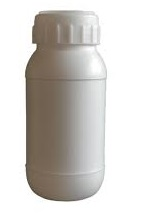
#> input picture img/bottle.jpg, 146 x 217 px, found by its file name
$ python main.py
#> lines starting #> are read from the running program, lines starting #| are printed output that depends on the picture; after the words box and inside, x2 and y2 are one past the last pixel; in counts of white or black regions, pixels touching at a corner belong together
import cv2
import pandas as pd
import numpy as np

scr_color = cv2.imread('img\\bottle.jpg')
#> scr_color is the input picture: shape (217, 146, 3); mean B, G, R 203.4, 207.2, 210.4
scr = cv2.imread('img\\bottle.jpg', cv2.IMREAD_GRAYSCALE)
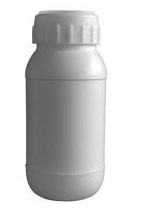
#> scr: shape (217, 146); min 58, max 255, mean 207.7

image = cv2.adaptiveThreshold(scr, 255, cv2.ADAPTIVE_THRESH_MEAN_C, cv2.THRESH_BINARY, 11, 5)
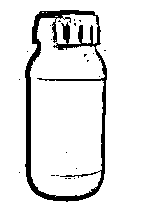
#> image: shape (217, 146); 90.9% white; 22 black regions (21 under 20 px)
contours, hier = cv2.findContours(image, cv2.RETR_TREE, cv2.CHAIN_APPROX_NONE)
#> contours = 36 contours, 30 with area under 20; largest, box (x1, y1, x2, y2) and area: (0, 0, 146, 217) 31320, (24, 9, 108, 203) 14296, (30, 14, 105, 197) 10962, (59, 171, 99, 179) 98, (51, 18, 58, 44) 98, (64, 16, 72, 24) 26


cnt_mean = np.mean(list(map(lambda x : cv2.contourArea(x), contours)))
#> cnt_mean = 1580.5

cnt_list = []
for cnt in contours:
    area = cv2.contourArea(cnt)

    if area > cnt_mean:
        cv2.drawContours(scr_color, cnt, -1, color=(0,255,0), thickness=2)
#> this loop made 36 passes
#> area on passes 1, 6, 9, 15, 31, 34: 31320, 14296, 10961.5, 98, 98, 26
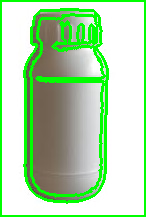
#> scr_color: shape (217, 146, 3); 16.69% of pixels changed, all inside (x1, y1, x2, y2) = (0, 0, 146, 217)

cv2.imwrite('img//bottle-contours.jpg', scr_color)
